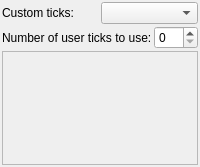
     <widget class="QWidget" name="tabPageSpecial">
      <property name="sizePolicy">
       <sizepolicy hsizetype="Preferred" vsizetype="Ignored">
        <horstretch>0</horstretch>
        <verstretch>0</verstretch>
       </sizepolicy>
      </property>
      <attribute name="title">
       <string>Custom ticks</string>
      </attribute>
      <layout class="QVBoxLayout" name="specialTabLayout">
       <property name="spacing">
        <number>2</number>
       </property>
       <property name="leftMargin">
        <number>2</number>
       </property>
       <property name="topMargin">
        <number>2</number>
       </property>
       <property name="rightMargin">
        <number>2</number>
       </property>
       <property name="bottomMargin">
        <number>2</number>
       </property>
       <item>
        <layout class="QHBoxLayout">
         <property name="spacing">
          <number>2</number>
         </property>
         <item>
          <widget class="QLabel" name="lblSpecTicks">
           <property name="text">
            <string>Custom ticks:</string>
           </property>
          </widget>
         </item>
         <item>
          <widget class="QComboBox" name="cmbSpecTicks"/>
         </item>
        </layout>
       </item>
       <item>
        <layout class="QHBoxLayout">
         <property name="spacing">
          <number>2</number>
         </property>
         <item>
          <widget class="QLabel" name="lblNumber">
           <property name="text">
            <string>Number of user ticks to use:</string>
           </property>
          </widget>
         </item>
         <item>
          <widget class="QSpinBox" name="spnNumber"/>
         </item>
        </layout>
       </item>
       <item>
        <widget class="QScrollArea" name="scroll">
         <property name="sizePolicy">
          <sizepolicy hsizetype="Expanding" vsizetype="Expanding">
           <horstretch>0</horstretch>
           <verstretch>0</verstretch>
          </sizepolicy>
         </property>
         <property name="widgetResizable">
          <bool>false</bool>
         </property>
        </widget>
       </item>
      </layout>
     </widget>
